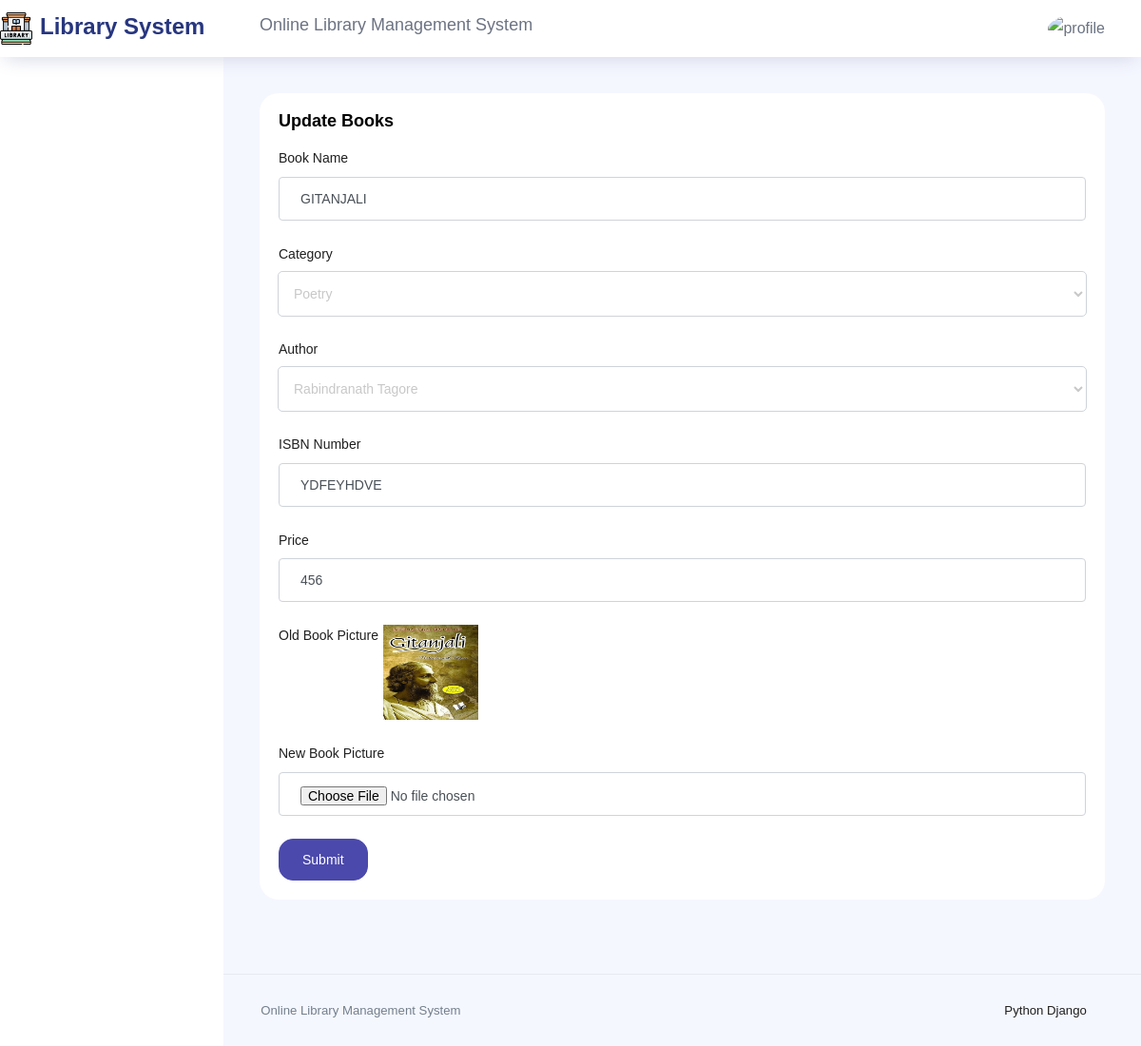
Screenshot of /UpdateBooks/1 with the database file from the repository.
### olmsapp/models.py (models this page shows, shortened)
class Book(models.Model):
    bookname = models.CharField(max_length=200)
    catid = models.ForeignKey(Category, on_delete=models.CASCADE)
    authid = models.ForeignKey(Author, on_delete=models.CASCADE)
    isbnnum = models.CharField(max_length=200, unique=True)
    price = models.CharField(max_length=200)
    bookimage = models.ImageField(upload_to='book_img/', blank=True, null=True)  # Optional field for book image
    created_at = models.DateTimeField(auto_now_add=True)
    updated_at = models.DateTimeField(auto_now=True)
    isIssued = models.CharField(max_length=50,default=None)

class Category(models.Model):
    catname = models.CharField(max_length=200)
    status = models.CharField(max_length=200, blank=True)
    created_at = models.DateTimeField(auto_now_add=True)
    updated_at = models.DateTimeField(auto_now=True)

class Author(models.Model):
    authorname = models.CharField(max_length=200)
    created_at = models.DateTimeField(auto_now_add=True)
    updated_at = models.DateTimeField(auto_now=True)

### olms/adminviews.py (the view)
# urls.py: path('UpdateBooks/<str:id>', adminviews.UPDATE_BOOKS, name='update_books'),
def UPDATE_BOOKS(request,id):
    books = Book.objects.get(id=id)
    context = {
         'books':books,
    }
    return render(request,'admin/update_books.html',context)

### templates/admin/update_books.html (shortened to what this page needs)
{% extends 'base.html' %}
{% block content %}
  <div class="row">
            <div class="col-12 grid-margin stretch-card">
              <div class="card">
                <div class="card-body">
                  <h4 class="card-title">Update Books </h4>
                  <form class="forms-sample"method="POST" action="{% url 'update_books_details' %}"  enctype="multipart/form-data">
                    <div class="form-group">
                      <label for="exampleInputName1">Book Name</label>
                      <input type="text" value="{{books.bookname}}"  name="bookname" class="form-control" required="true">
                    </div>
                    <div class="form-group">
                        <label for="exampleInputName1">Category</label>
                        <select class="form-control" id="catid" name="catid" required="true">
                            <option value="{{books.catid.id}}">{{books.catid.catname}}</option>
                          </select>
                      </div>
                      <div class="form-group">
                        <label for="exampleInputName1">Author</label>
                        <select class="form-control" id="authid" name="authid" required="true">
                            <option value="{{books.authid.id}}">{{books.authid.authorname}}</option>
                          </select>
                      </div>
                      <div class="form-group">
                        <label for="exampleInputName1">ISBN Number</label>
                        <input type="text" value="{{books.isbnnum}}"  name="isbnnum" class="form-control" required="true">
                      </div>
                      <div class="form-group">
                        <label for="exampleInputName1">Price</label>
                        <input type="text" value="{{books.price}}"  name="price" class="form-control" required="true">
                      </div>
                      <div class="form-group">
                        <label for="exampleInputName1">Old Book Picture</label>
                        <img src="{{books.bookimage.url}}" width="100" height="100">
                      </div>
                      <div class="form-group">
                        <label for="exampleInputName1">New Book Picture</label>
                        <input type="file" name="bookimage" class="form-control">
                      </div>
                    <button type="submit" class="btn btn-primary mr-2">Submit</button>
                  </form>
                </div>
              </div>
            </div>
          </div>{% endblock %}

### rows the page displays
Book: bookname "GITANJALI", catid "Poetry", authid "Rabindranath Tagore", isbnnum "YDFEYHDVE", price "456", bookimage (picture)
